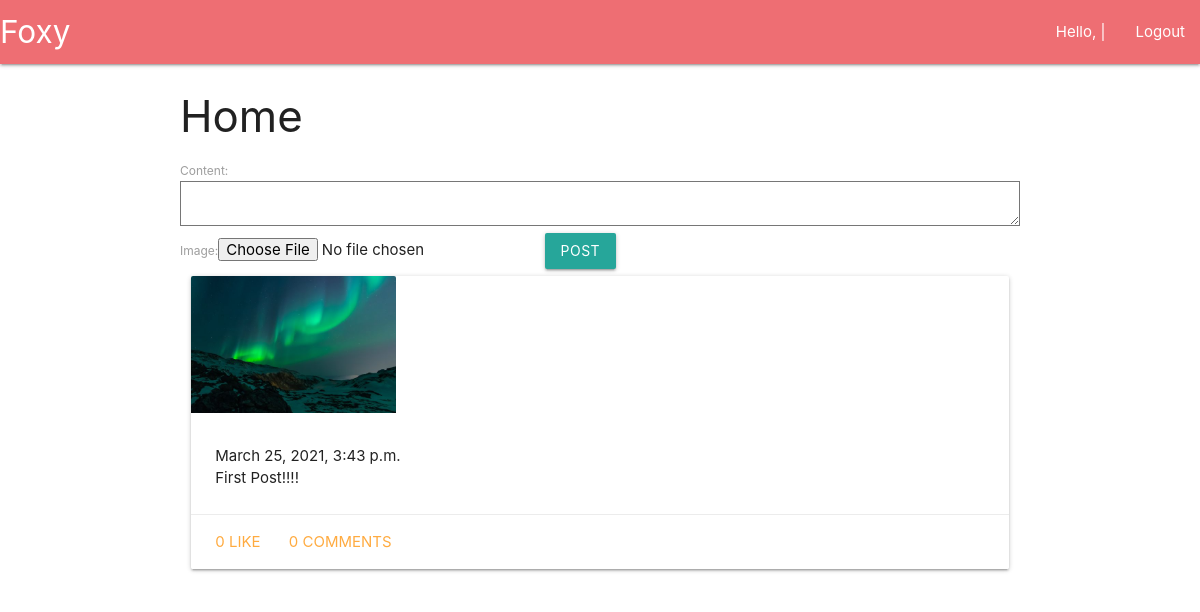
/home/ (signed in), run on an earlier commit of the app's database.
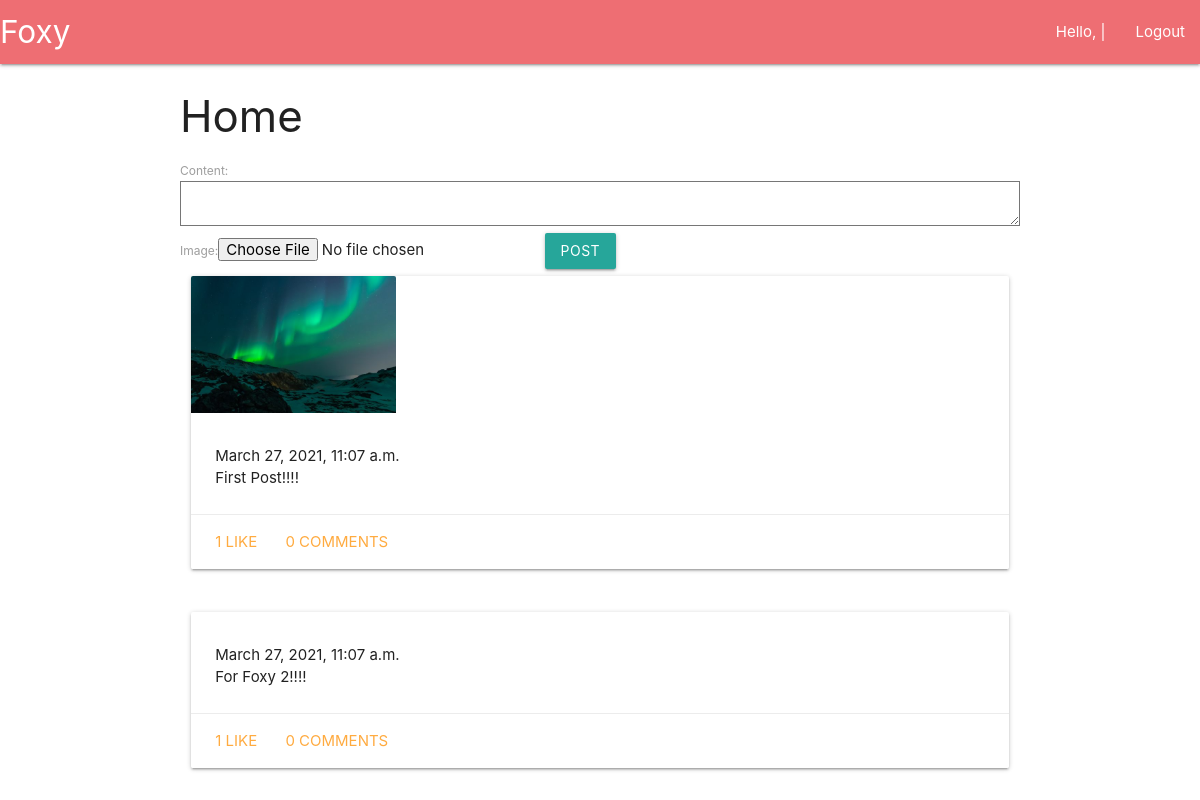
And on a later commit of the database.
### social/models.py (models this page shows, shortened)
class Post(models.Model):
    user = models.ForeignKey(User, on_delete = models.CASCADE)
    created_at = models.DateTimeField(auto_now = True)
    content = models.TextField()
    image = models.ImageField(blank = True)

### social/views.py (the view)
# urls.py: path('home/',views.Home.as_view()),
class Home(LoginRequiredMixin, ListView):
    context_object_name = 'posts'
    template_name = 'social/home.html'
    login_url = 'auth/login'
    def get_queryset(self):
        return models.Post.objects.filter(user = self.request.user)
    def get_context_data(self, *args, **kwargs):
        data = super().get_context_data(*args, **kwargs)
        data['post_form'] = forms.PostForm()
        return data

### social/forms.py
class PostForm(forms.ModelForm):
    class Meta:
        model = models.Post
        fields = ['content', 'image']

### templates/social/home.html (shortened to what this page needs)
{% extends 'base.html' %}
{% block content %}
<div class="container">
    <h3>Home</h3>
    <form action="/post/" method="post" enctype = "multipart/form-data">
        {{ post_form }}
        <button type="submit" class="btn waves-effect">Post</button>
    </form>
    {% for post in posts %}
        <div class="row">
            <div class="col s12">
                {% include 'social/components/post.html' %}
            </div>
        </div>
    {% endfor %}
</div>
{% endblock %}

### templates/social/components/post.html (shortened to what this page needs)
<div class="card">
    <div class="card-image">
      {% if post.image %}
        <img src="/media/{{ post.image }}" style="width:25%">
      {% endif %}
    </div>
    <div class="card-content">
      <span>{{ post.created_at }}</span>
      <p>
          {{ post.content }}
      </p>
    </div>
    <div class="card-action">
      <a href="#" onclick="likePost({{ post.id }})">{{ post.like_set.count }} Like</a>
      <a  class="modal-trigger" href="#postModal{{ post.id }}">{{ post.comment_set.count }} Comments</a>
    </div>
  </div>

What changed in the data, as far as the page shows it:
changed Post "First Post!!!!": created_at "March 25, 2021, 3:43 p.m." → "March 27, 2021, 11:07 a.m."; like_set.count "0" → "1"
added Post: created_at "March 27, 2021, 11:07 a.m.", content "For Foxy 2!!!!", like_set.count "1", comment_set.count "0"
